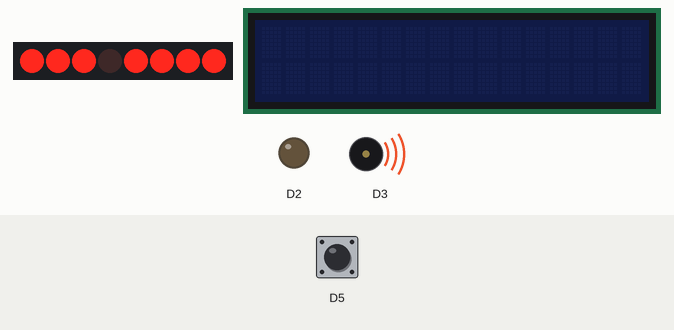
A sketch run on a simulated ESP8266 (NodeMCU). Parts: 8 port-expander outputs drawn as a row of LEDs (first output left, lit = HIGH), 16×2 character LCD, output pins drawn as LEDs (lit = HIGH), buzzer (waves = sounding). Wiring (inferred from the names in the program): PCF8574 port expander at I2C address 0x27. Wiring (inferred from the signals the program sends): row of LEDs: on Q0, Q1, Q2, Q3, Q4, Q5, Q6, Q7. Dashed ring = blinking. The test bench sets the inputs (shaded band); at power-on: D5 HIGH. What the sketch prints to the serial monitor is not drawn.

Above: at 4.3 s.
4.4 s: D5 pulled LOW for 0.15 s
At 5.3 s:
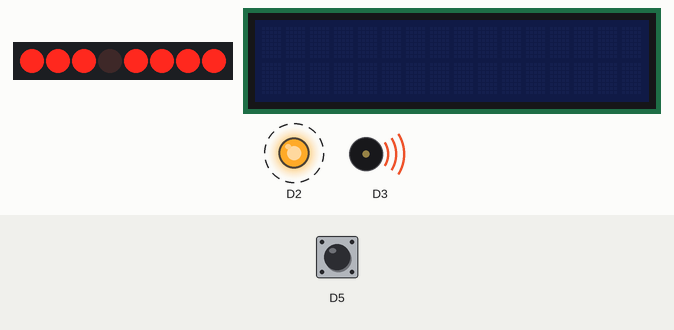
7.5 s: D5 pulled LOW for 1 s
At 11.4 s:
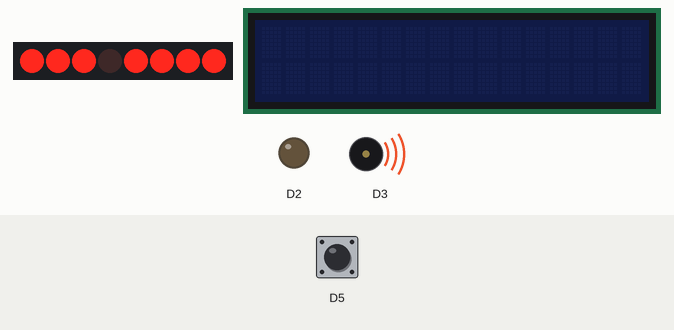
11.5 s: D5 pulled LOW for 3.2 s
At 12.25 s:
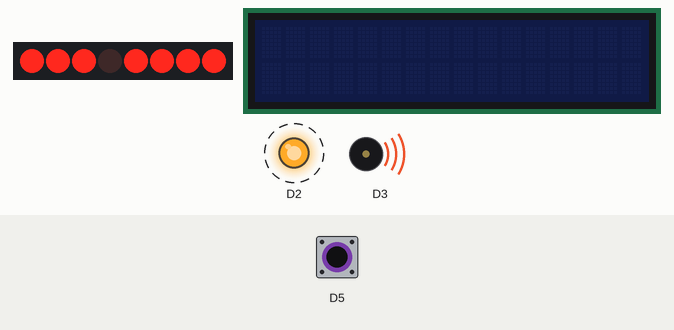
16.2 s: D5 pulled LOW for 0.15 s
19.3 s: D5 pulled LOW for 0.15 s
At 21.1 s:
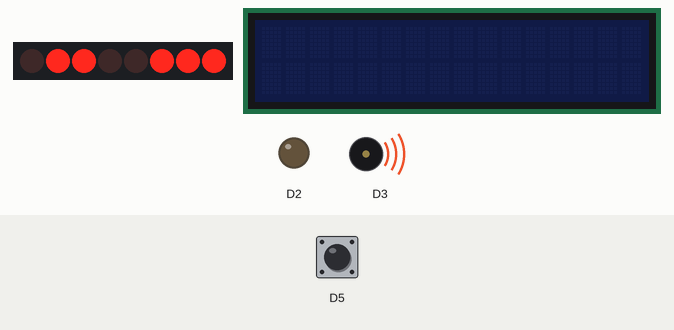
22.4 s: D5 driven LOW
At 38.7 s:
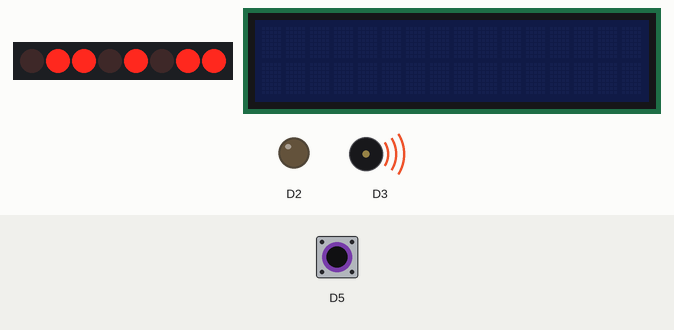
Timing chart, 0 to 42.4 s (numbered marks = the images above; inputs shaded):
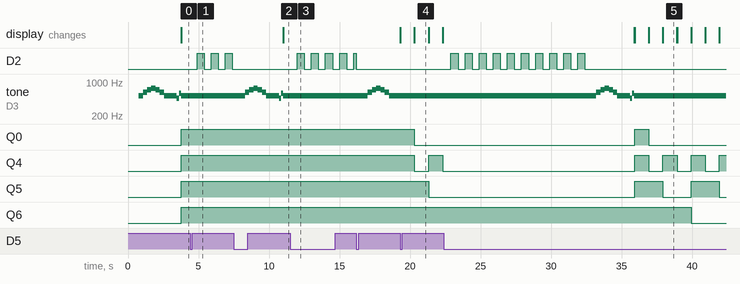

Measured:
- after the input at 4.4 s, D2: alternates HIGH for 0.50 s and LOW for 0.50 s, starting after 0.50 s
- after the input at 7.5 s, D2: stops changing and stays LOW; tone on D3: plays 622 Hz for 0.30 s, 698 Hz for 0.30 s, 740 Hz for 0.30 s, 698 Hz for 0.30 s, 622 Hz for 0.30 s, 523 Hz for 0.90 s … (9 notes in this stretch), starting after 0.80 s; the display: first changes after 3.5 s (image 2 shows a later state)
- after the input at 11.5 s, D2: alternates HIGH for 0.50 s and LOW for 0.50 s, starting after 0.50 s
- after the input at 16.2 s, tone on D3: plays 622 Hz for 0.30 s, 698 Hz for 0.30 s, 740 Hz for 0.30 s, 698 Hz for 0.30 s, 622 Hz for 0.30 s, 523 Hz for 0.79 s, starting after 0.80 s
- after the input at 19.3 s, tone on D3: stays 523 Hz (without the input it goes to 466 Hz after 0.11 s)
- after the input at 22.4 s, the display: first changes after 13.5 s (image 5 shows a later state)
- by itself, tone on D3: plays 523 Hz for 0.30 s, 622 Hz for 0.30 s, 698 Hz for 0.30 s, 740 Hz for 0.30 s, 698 Hz for 0.30 s, 622 Hz for 0.30 s … (10 notes in this stretch)

The sketch:

Lab3Part4.ino
```cpp
// Filename:    Lab3Part2.ino
// Author:      Christopher Andrade (2221525), Theo Favour (2169814)
// Date:        07/15/24
// Description: This file contains a First Come First Serve (FCFS) scheduling algorithm which utilizes TCB
//              to manage three tasks and make use of a button that triggers an interrupt to cycle through the tasks.

#include <Wire.h>
#include <LiquidCrystal_I2C.h>

// Function prototypes
void blinkLED();
void counter();
void playBuzzer();
void printAlpha();
void IRAM_ATTR buttonInterrupt();

// global variables of current task, and if an interuppt has been detected
int nextTaskIndex = -1;
bool interrupt = false;

struct TCB {
 void (*taskFunction)();    // Pointer to the task function
 bool isRunning;            // State of the task
 bool isDone;               // Whether the task is completed or not
};

LiquidCrystal_I2C lcd(0x27, 16, 2); // Initialize the LCD

// Creation of TCB structs for each task
struct TCB LED      = {blinkLED   , false, false };
struct TCB Count10  = {counter    , false, false };
struct TCB Buzz     = {playBuzzer , false, false };

// Insertion of TCB structs into larger TCB array
struct TCB tasks[3] = {Buzz, Count10, LED};

void setup() {
  Serial.begin(115200);

  // Initialize LCD and I2C communication
  Wire.begin();
  lcd.init();

  // Initialize D2, LED pin
  pinMode(D2, OUTPUT);
  digitalWrite(D2, LOW);

  // Initialize D3, buzzer pin
  pinMode(D3, OUTPUT);

  // Initialize D5, Button/Interrupt pin
  pinMode(D5, INPUT_PULLUP);
  attachInterrupt(digitalPinToInterrupt(D5), &buttonInterrupt, FALLING); // attach an interrupt to call buttonInterrupt() on button press

  delay(200);
}

// Description: Interrupt which sets global var "interrupt" to true
void IRAM_ATTR buttonInterrupt() {
  interrupt = true;
}


void loop() {
  // If all tasks done, set all tasks not done and not running
  if(tasks[0].isDone && tasks[1].isDone && tasks[2].isDone) {
    for(int i = 0; i < 3; i++) {
      tasks[i].isDone = false;
      tasks[i].isRunning = false;
    }
  }

  // Obtain next task to run based on isDone and isRunning status
  nextTaskIndex = -1;
  for(int i = 0; i < 3; i++) {
    if(!tasks[i].isRunning && !tasks[i].isDone) {
      nextTaskIndex = i;
      break;
    }
  }

  // If a task has been found to run, run it and set appropriate flags within TCB struct
  if (nextTaskIndex != -1) {
    tasks[nextTaskIndex].isRunning = true;
    tasks[nextTaskIndex].taskFunction();
    tasks[nextTaskIndex].isDone = true;
    tasks[nextTaskIndex].isRunning = false;
  }
}

// Description: Blink an off-board LED on/off at 500 ms intervals (10 times each)
void blinkLED() {
  int count = 0;
  long startTime = millis();

  // Loop which toggles the LED pin 20 times
  while(count < 20) {
    // Check for interrupt flag, return to loop() and toggle of interrupt flag
    if(interrupt) {
      interrupt = false;
      digitalWrite(D2, LOW);
      return;
    }

    // if 500 ms have passed, toggle LED pin (D2), increment count, reset start time
    if(millis()-startTime >= 500) {
      digitalWrite(D2, !digitalRead(D2));
      startTime = millis();
      count++;
    }
  }

  // Print task name
  Serial.println("LED Blinker");
}

// Description: Counts from 1-10 at 1 second intervals on the off-board LCD
void counter() {
  // Create arrays with instructions for clearing the LCD and setting the cursor to the first line
  uint8_t clear[]  = { 0x0C, 0x08, 0x1C, 0x18 };
  uint8_t cursor[] = { 0x8C, 0x88, 0x0C, 0x08 };

  // Transmit array of instructions corresponding to clearing the LCD
  Wire.beginTransmission(0x27);
  Wire.write(clear, 4);
  Wire.endTransmission();
  delay(2);

  // Transmit array of instructions corresponding to setting the cursor to the first line
  Wire.beginTransmission(0x27);
  Wire.write(cursor, 4);
  Wire.endTransmission();
  delay(2);

  // Creation of array to contain bytes corresponding to counting 1-10 on LCD
  uint8_t countBytes[44];

  // Creation of data bytes corresponding to counting 1-9 on LCD
  for(int i = 0; i < 9; i++) {
    uint8_t currChar = i+49;
    countBytes[4*i]    = 0x0D | (currChar & 0xF0);          // Mask upper bits of char with HIGH enable bit instruction
    countBytes[4*i+1]  = 0x09 | (currChar & 0xF0);          // Mask upper bits of char with LOW enable bit instruction
    countBytes[4*i+2]  = 0x0D | (currChar << 4);            // Shift and mask lower bits of char with HIGH enable bit instruction
    countBytes[4*i+3]  = 0x09 | (currChar << 4);            // Shift and mask lower bits of char with LOW enable bit instruction
  }

  // "Hard coding" of bytes representing printing of 1 and 0 (10) into byte array sent to LCD
  countBytes[36] = 0x0D | (uint8_t)(49 & 0xF0);
  countBytes[37] = 0x09 | (uint8_t)(49 & 0xF0);
  countBytes[38] = 0x0D | (uint8_t)(49 << 4);
  countBytes[39] = 0x09 | (uint8_t)(49 << 4);

  countBytes[40] = 0x0D | (uint8_t)(48 & 0xF0);
  countBytes[41] = 0x09 | (uint8_t)(48 & 0xF0);
  countBytes[42] = 0x0D | (uint8_t)(48 << 4);
  countBytes[43] = 0x09 | (uint8_t)(48 << 4);

  uint8_t* countBytesPtr;     // Pointer to specific index within created countBytes array
  int count = 0;
  long startTime = millis();

  // Loop 10 times to count up on LED
  while(count < 10) {
    // Check for interrupt flag, return to loop() and toggle of interrupt flag
    if(interrupt) {
      interrupt = false;
      return;
    }

    // if 1000 ms have passed transmit new data (number from counter) to LCD, increment count and "reset" start time
    if(millis()-startTime >= 1000) {
      countBytesPtr = &countBytes[count*4];   // pointer depends on current count

      // Transmit array of instructions corresponding to setting the cursor to the first line
      Wire.beginTransmission(0x27);
      Wire.write(cursor, 4);
      Wire.endTransmission();
      delay(2);

      // Transmit array of instructions corresponding to next number to be displayed on LCD
      Wire.beginTransmission(0x27);
      Wire.write(countBytesPtr, 4);
      Wire.endTransmission();
      delay(2);

      // Increment count and update start time
      startTime = millis();
      count++;
    }
  }

  // Set pointer to index of 40, only bytes corresponding to transmitting 10 (1 and 0) remain.
  countBytesPtr = &countBytes[40];

  // Transmit 10 (1 and 0) to the LCD
  Wire.beginTransmission(0x27);
  Wire.write(countBytesPtr, 4);
  Wire.endTransmission();
  delay(2);

  // Print task name
  Serial.println("Counter");
}

// Description: Plays a 10 note melody using the passive buzzer
void playBuzzer() {
  int count = 0;
  long startTime = millis();

  // notes array contains: C, Eb, f, f#, F, Eb, C, Bb, D, C
  int notes[10] = { 523, 622, 698, 740, 698, 622, 523, 466, 587, 523};
  int duration = 500;

  // Loop through entire notes array
  while(count < 10) {
    // Check for interrupt flag, return to loop() and toggle of interrupt flag
    if(interrupt) {
      interrupt = false;
      noTone(D3);
      return;
    }

    // Plays note for a set duration depending on it the current count (index) within the notes array
    if(millis()-startTime > duration) {
      if (count == 7 || count == 8) {
        duration = 150;
      } else if (count == 6) {
        duration = 900;
      } else if (count == 9) {
        duration = 1800;
      } else {
        duration = 300;
      }

      // Play next note, set startTime and increment count/note index
      tone(D3, notes[count]);
      startTime = millis();
      count++;
    }
  }

  noTone(D3); // turn off passive buzzer

  // Print task name
  Serial.println("Music Player");
}
```
